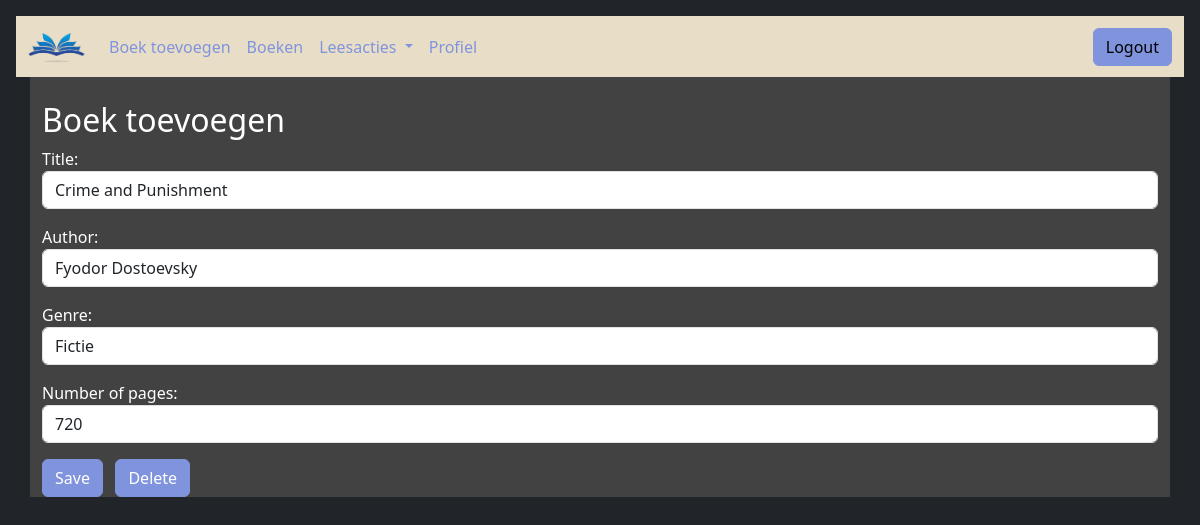
Screenshot of /edit_book/1/ (signed in) with the database file from the repository.
### base/models.py (models this page shows, shortened)
class Book(models.Model):
    title = models.CharField(max_length=100)
    author = models.CharField(max_length=100)
    genre = models.CharField(max_length=75)
    number_of_pages = models.IntegerField(max_length=5)
    approved = models.BooleanField(default=False)
    approved_by = models.ForeignKey(User, on_delete=models.CASCADE, null=True, blank=True)

### base/views.py (the view)
# urls.py: path('edit_book/<int:pk>/', views.edit_book, name='edit_book'),
@staff_member_required
def edit_book(request, pk=None):
    book = Book.objects.get(pk=pk)
    if request.method == "POST":
        form = BookForm(request.POST, instance=book)
        is_delete = request.POST.get("delete") is not None
        if is_delete is True:
            book.delete()
            messages.success(request, "boek is succesvol verwijderd")
            return redirect("base:index")
        orig_title = book.title
        new_title = request.POST.get("title")
        orig_author = book.author
        new_author = request.POST.get("author")
        does_exist = False
        if orig_title != new_title and orig_author != new_author:
            does_exist = Book.objects.filter(title=new_title, author=new_author).exists()
        if does_exist is True:
            form.add_error("title", "Het veranderde book met deze titel en schrijver bestaat al.")
        if form.is_valid():
            book = form.save(commit=False)
            book.approved = True
            book.approved_by = request.user
            book.save()
            messages.success(request, "Het boek is succesvol opgeslagen!")
            return redirect("base:index")
    else:
        form = BookForm(instance=book)
    context = {'form': form}
    return render(request, "base/edit_book.html", context)

### base/forms.py
class BookForm(forms.ModelForm):
    class Meta:
        model = Book
        fields = ('title', 'author', 'genre', 'number_of_pages')
        widgets = {
                'title': forms.TextInput(attrs={'class': 'form-control', 'required': True}),
                'author': forms.TextInput(attrs={'class': 'form-control', 'required': True}),
                'genre': forms.TextInput(attrs={'class': 'form-control', 'required': True}),
                'number_of_pages': forms.NumberInput(attrs={'class': 'form-control', 'required': True}),
        }

### base/templates/base/edit_book.html (shortened to what this page needs)
{% extends 'base/base.html' %}
{% load static %}
{% block content %}
	<h2>Boek toevoegen</h2>
	<form method="POST">
		<div class="mb-3">
			{{ form.as_p }}
		</div>
		<input type="submit" class="btn btn-primary" name="save" value="Save">
		<input type="submit" class="btn btn-primary" name="delete" value="Delete">
	</form>
{% endblock %}

### base/static/css/style.css (style rules this page uses)
.btn { background-color: #8094DD; border-color: #8094DD; }

### rows the page displays
Book: title "Crime and Punishment", author "Fyodor Dostoevsky", genre "Fictie", number_of_pages "720"
